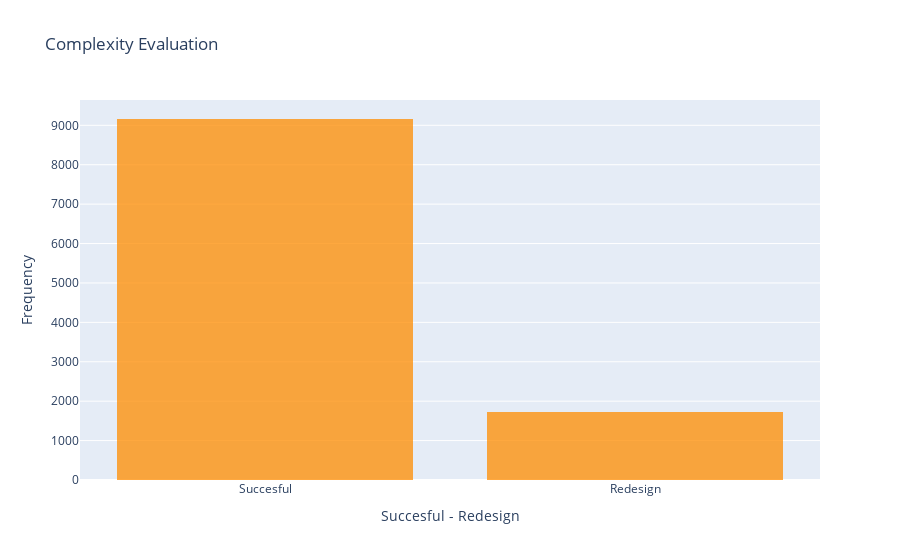

The cell this chart's notebook holds for it:
### Code cell
# Histogram
trace = go.Histogram(
    x = data.complexityEvaluation,
    opacity = 0.75,
    name = 'Complexity Evaluation',
    marker = dict(color = 'darkorange')
)
hist_data = [trace]
hist_layout = go.Layout(barmode='overlay',
                   title = 'Complexity Evaluation',
                   xaxis = dict(title = 'Succesful - Redesign'),
                   yaxis = dict(title = 'Frequency')
)
fig = go.Figure(data = hist_data, layout = hist_layout)
iplot(fig)

### Figure 1 — Plotly figure (JSON) as saved in the notebook; plotly's stock layout.template omitted (floating-point values rounded to 4 significant figures; data arrays with more than 128 entries replaced by an {"elided": "..."} marker saying what was removed)
{"data": [{"marker": {"color": "darkorange"}, "opacity": 0.75, "type": "histogram", "name": "Complexity Evaluation", "x": {"elided": "10885 str values"}}], "layout": {"barmode": "overlay", "yaxis": {"title": {"text": "Frequency"}}, "xaxis": {"title": {"text": "Succesful - Redesign"}}, "title": {"text": "Complexity Evaluation"}}}
